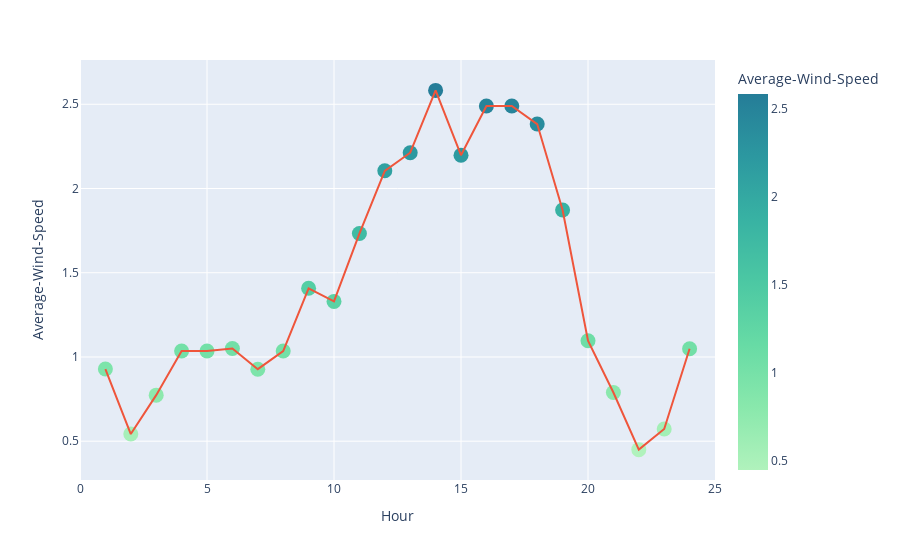

Notebook code cell kept with this figure:
### Code cell
plot_diurnal(diurnal)

### Figure 1 — Plotly figure (JSON) as saved in the notebook; plotly's stock layout.template omitted (floating-point values rounded to 4 significant figures)
{"data": [{"hovertemplate": "Hour=%{x}<br>Average-Wind-Speed=%{marker.color}<extra></extra>", "legendgroup": "", "marker": {"color": [0.9283, 0.5425, 0.7733, 1.035, 1.036, 1.05, 0.9275, 1.035, 1.407, 1.33, 1.732, 2.105, 2.212, 2.583, 2.198, 2.49, 2.49, 2.382, 1.872, 1.097, 0.7892, 0.45, 0.5725, 1.049], "coloraxis": "coloraxis", "size": 15, "symbol": "circle"}, "mode": "markers", "name": "", "orientation": "v", "showlegend": false, "type": "scatter", "x": [1, 2, 3, 4, 5, 6, 7, 8, 9, 10, 11, 12, 13, 14, 15, 16, 17, 18, 19, 20, 21, 22, 23, 24], "xaxis": "x", "y": [0.9283, 0.5425, 0.7733, 1.035, 1.036, 1.05, 0.9275, 1.035, 1.407, 1.33, 1.732, 2.105, 2.212, 2.583, 2.198, 2.49, 2.49, 2.382, 1.872, 1.097, 0.7892, 0.45, 0.5725, 1.049], "yaxis": "y"}, {"hovertemplate": "<b>LOWESS trendline</b><br><br>Hour=%{x}<br>Average-Wind-Speed=%{y} <b>(trend)</b><extra></extra>", "legendgroup": "", "marker": {"size": 15, "symbol": "circle"}, "mode": "lines", "name": "", "showlegend": false, "type": "scatter", "x": [1, 2, 3, 4, 5, 6, 7, 8, 9, 10, 11, 12, 13, 14, 15, 16, 17, 18, 19, 20, 21, 22, 23, 24], "xaxis": "x", "y": [0.9283, 0.5425, 0.7733, 1.035, 1.036, 1.05, 0.9275, 1.035, 1.407, 1.33, 1.732, 2.105, 2.212, 2.583, 2.198, 2.49, 2.49, 2.382, 1.872, 1.097, 0.7892, 0.45, 0.5725, 1.049], "yaxis": "y"}], "layout": {"coloraxis": {"colorbar": {"title": {"text": "Average-Wind-Speed"}}, "colorscale": [[0, "rgb(176, 242, 188)"], [0.1667, "rgb(137, 232, 172)"], [0.3333, "rgb(103, 219, 165)"], [0.5, "rgb(76, 200, 163)"], [0.6667, "rgb(56, 178, 163)"], [0.8333, "rgb(44, 152, 160)"], [1, "rgb(37, 125, 152)"]]}, "legend": {"tracegroupgap": 0}, "margin": {"t": 60}, "xaxis": {"anchor": "y", "domain": [0, 1], "range": [0, 25], "title": {"text": "Hour"}}, "yaxis": {"anchor": "x", "domain": [0, 1], "title": {"text": "Average-Wind-Speed"}}}}
